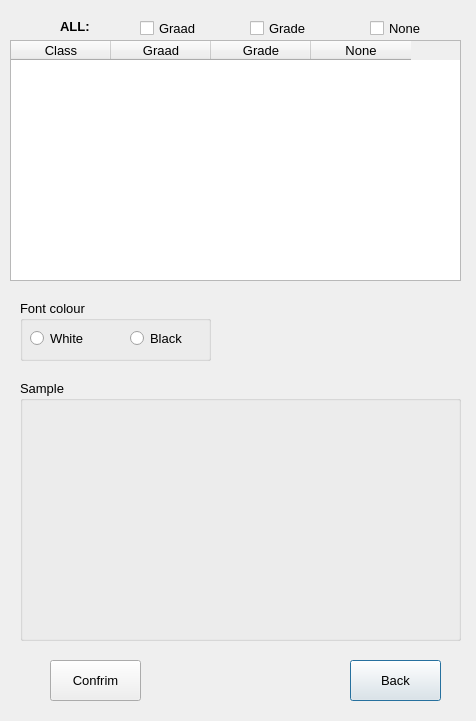
<?xml version="1.0" encoding="UTF-8"?>
<ui version="4.0">
 <class>KlasfotoSettings</class>
 <widget class="QDialog" name="KlasfotoSettings">
  <property name="geometry">
   <rect>
    <x>0</x>
    <y>0</y>
    <width>476</width>
    <height>721</height>
   </rect>
  </property>
  <property name="font">
   <font>
    <pointsize>10</pointsize>
   </font>
  </property>
  <property name="windowTitle">
   <string>Dialog</string>
  </property>
  <widget class="QTableWidget" name="tblSettings">
   <property name="geometry">
    <rect>
     <x>10</x>
     <y>40</y>
     <width>451</width>
     <height>241</height>
    </rect>
   </property>
   <property name="rowCount">
    <number>0</number>
   </property>
   <property name="columnCount">
    <number>4</number>
   </property>
   <column>
    <property name="text">
     <string>Class</string>
    </property>
   </column>
   <column>
    <property name="text">
     <string>Graad</string>
    </property>
   </column>
   <column>
    <property name="text">
     <string>Grade</string>
    </property>
   </column>
   <column>
    <property name="text">
     <string>None</string>
    </property>
   </column>
  </widget>
  <widget class="QPushButton" name="btnBack">
   <property name="geometry">
    <rect>
     <x>350</x>
     <y>660</y>
     <width>91</width>
     <height>41</height>
    </rect>
   </property>
   <property name="text">
    <string>Back</string>
   </property>
  </widget>
  <widget class="QPushButton" name="btnConfirm">
   <property name="geometry">
    <rect>
     <x>50</x>
     <y>660</y>
     <width>91</width>
     <height>41</height>
    </rect>
   </property>
   <property name="text">
    <string>Confrim</string>
   </property>
  </widget>
  <widget class="QCheckBox" name="cbxAllGraad">
   <property name="geometry">
    <rect>
     <x>140</x>
     <y>20</y>
     <width>61</width>
     <height>17</height>
    </rect>
   </property>
   <property name="text">
    <string>Graad</string>
   </property>
  </widget>
  <widget class="QCheckBox" name="cbxAllGrade">
   <property name="geometry">
    <rect>
     <x>250</x>
     <y>20</y>
     <width>61</width>
     <height>17</height>
    </rect>
   </property>
   <property name="text">
    <string>Grade</string>
   </property>
  </widget>
  <widget class="QCheckBox" name="cbxAllNone">
   <property name="geometry">
    <rect>
     <x>370</x>
     <y>20</y>
     <width>61</width>
     <height>17</height>
    </rect>
   </property>
   <property name="text">
    <string>None</string>
   </property>
  </widget>
  <widget class="QLabel" name="label">
   <property name="geometry">
    <rect>
     <x>60</x>
     <y>20</y>
     <width>47</width>
     <height>13</height>
    </rect>
   </property>
   <property name="font">
    <font>
     <pointsize>10</pointsize>
     <bold>true</bold>
    </font>
   </property>
   <property name="text">
    <string>ALL:</string>
   </property>
  </widget>
  <widget class="QGroupBox" name="groupBox">
   <property name="geometry">
    <rect>
     <x>20</x>
     <y>380</y>
     <width>441</width>
     <height>261</height>
    </rect>
   </property>
   <property name="title">
    <string>Sample</string>
   </property>
   <widget class="QLabel" name="imgPreview">
    <property name="geometry">
     <rect>
      <x>50</x>
      <y>40</y>
      <width>341</width>
      <height>211</height>
     </rect>
    </property>
    <property name="text">
     <string/>
    </property>
   </widget>
  </widget>
  <widget class="QGroupBox" name="groupBox_2">
   <property name="geometry">
    <rect>
     <x>20</x>
     <y>300</y>
     <width>191</width>
     <height>61</height>
    </rect>
   </property>
   <property name="title">
    <string>Font colour</string>
   </property>
   <widget class="QRadioButton" name="rbtWhite">
    <property name="geometry">
     <rect>
      <x>10</x>
      <y>30</y>
      <width>82</width>
      <height>17</height>
     </rect>
    </property>
    <property name="text">
     <string>White</string>
    </property>
   </widget>
   <widget class="QRadioButton" name="rbtBlack">
    <property name="geometry">
     <rect>
      <x>110</x>
      <y>30</y>
      <width>82</width>
      <height>17</height>
     </rect>
    </property>
    <property name="text">
     <string>Black</string>
    </property>
   </widget>
  </widget>
 </widget>
 <resources/>
 <connections/>
</ui>
